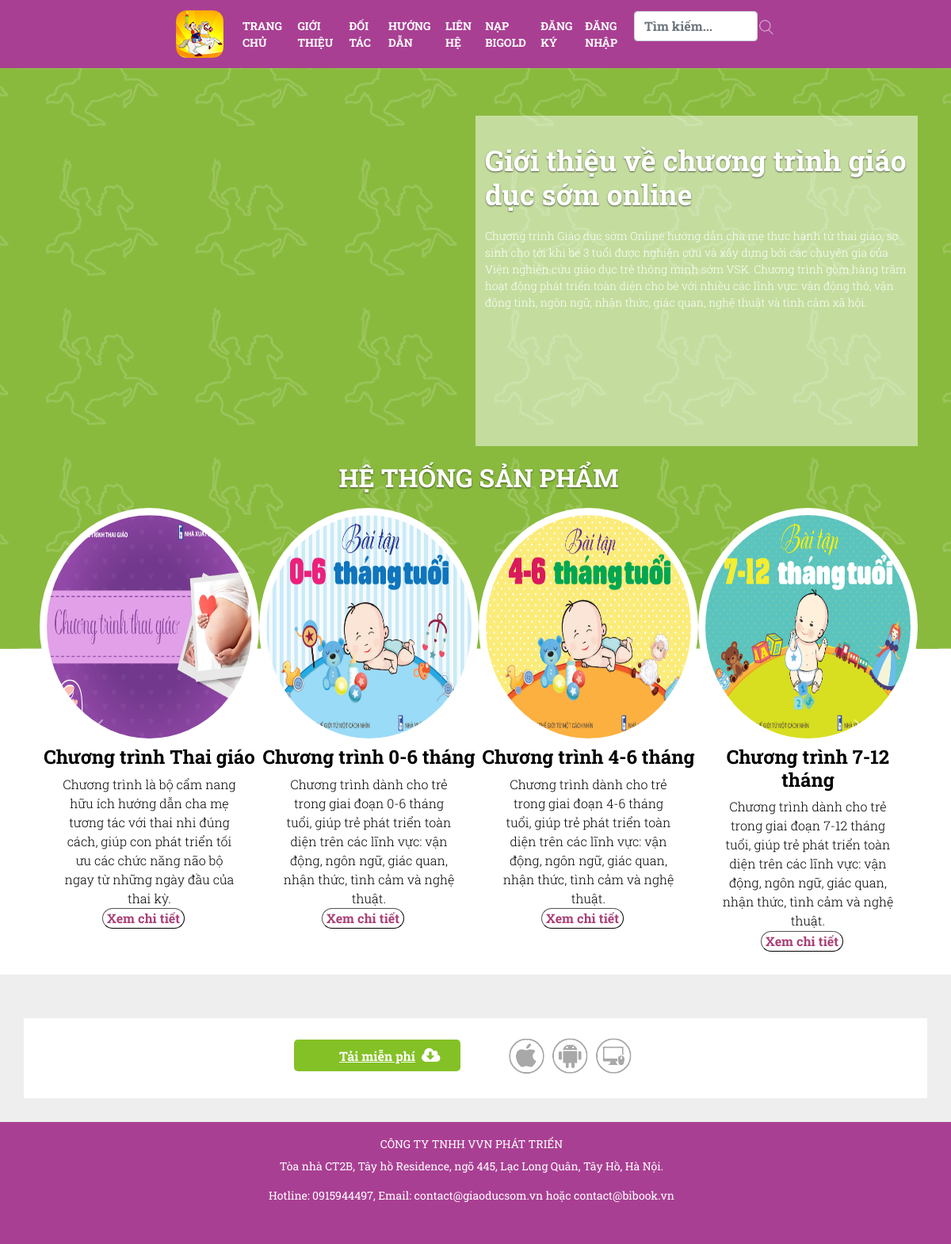
The page / on the database its author committed.
### tables this page shows
CREATE TABLE `tbl_course` (
  `id_course` int(10) UNSIGNED NOT NULL,
  `course_name` varchar(250) NOT NULL,
  `description` text NOT NULL,
  `price` float NOT NULL,
  `image` varchar(255) NOT NULL
);

### carousel.php (the view)
<div class="container" id="section3">
    <h2>HỆ THỐNG SẢN PHẨM</h2>
    <div class="row mx-auto my-auto justify-content-center">
        <div id="myCarousel" class="carousel multi-item-carousel slide " data-ride="carousel">
            <div class="carousel-inner " role="listbox">
                <?php
                    $sql = "SELECT * FROM tbl_course";
                    $result = mysqli_query($conn,$sql);
                    if(mysqli_num_rows($result)>0){
                        while ($row = mysqli_fetch_assoc($result)) {
                            if ($row['id_course'] == 1) {
                ?>
                <div class="carousel-item active" data-interval="500">
                    <div class="col col-md-3 mx-auto d-block">
                        <a id="carousel-item" href="/chuongtrinh/#">
                            <img src="images/thai-giao.jpg" class="img-thumbnail rounded-circle border border-5 border-white" style="width:300px;height:300px;">
                            <h4>Chương trình Thai giáo</h4>
                            <p>
                                Chương trình là bộ cẩm nang hữu ích hướng dẫn cha mẹ tương tác với thai nhi đúng cách, giúp con phát triển tối ưu các chức năng não bộ ngay từ những ngày đầu của thai kỳ.
                            </p>
                            <button onclick="location.href='chuongtrinh/#'">Xem chi tiết</button>
                        </a>
                    </div>
                </div>
                <?php
                }else{ ?>
                <div class="carousel-item " data-interval="500">
                    <div class="col col-md-3">
                        <a id="carousel-item" href="course.php?id=<?php echo $row['id_course']; ?>">
                            <img src="images/<?php echo $row['image']; ?>" class="img-thumbnail rounded-circle border border-5 border-white"  style="width:300px;height:300px;">
                            <h4><?php echo $row['course_name']; ?></h4>
                            <p>
                                <?php echo $row['description']; ?>
                            </p>
                            <button onclick="location.href='couse.php?id=<?php echo $row['id_course']; ?>'" class="align-middle">Xem chi tiết</button>
                        </a>
                    </div>
                </div>
                <?php
                            }
                        }
                    }
                ?>
            </div>
           <a class="carousel-control-prev bg-transparent w-aut text-success"  href="#myCarousel" role="button" data-bs-slide="prev">
                <span class="carousel-control-prev-icon" aria-hidden="true"></span>
            </a>
            <a class="carousel-control-next bg-transparent w-aut text-success" href="#myCarousel" role="button" data-bs-slide="next">
                <span class="carousel-control-next-icon" aria-hidden="true"></span>
            </a>
        </div>
    </div>
    <br>
</div>

### navbar.php (shortened to what this page needs)
<!DOCTYPE html>
<html lang="en">
<head>
	<link href="https://cdn.jsdelivr.net/npm/bootstrap@5.1.0/dist/css/bootstrap.min.css" rel="stylesheet">
	<link rel="stylesheet" type="text/css" href="css/style.css">
</head>
<body>
	<nav class="navbar navbar-expand-lg navbar-light" id="section1">
  		<div class="container-fluid">
    		<a class="navbar-brand" href="#"><img src="images/logo.png" alt="Giáo dục sớm Logo" class="img-responsive"></a>
    		<div class="collapse navbar-collapse" id="navbarSupportedContent">
      			<ul class="navbar-nav  me-auto mb-2 mb-lg-0">
        			<li class="nav-item" id="nav-el1">
          				<a class="nav-link active" aria-current="page" href="#" id="nav-link">TRANG CHỦ</a>
        			</li>
        			<li class="nav-item">
          				<a class="nav-link active" aria-current="page" href="subweb/gioithieu.php" id="nav-link">GIỚI THIỆU</a>
        			</li>
			        <li class="nav-item">
          				<a class="nav-link active" aria-current="page" href="#" id="nav-link">ĐỐI TÁC</a>
        			</li>
			        <li class="nav-item">
          				<a class="nav-link active" aria-current="page" href="#" id="nav-link">HƯỚNG DẪN</a>
        			</li>
        			<li class="nav-item">
          				<a class="nav-link active" aria-current="page" href="#" id="nav-link">LIÊN HỆ</a>
        			</li>
        			<li class="nav-item">
          				<a class="nav-link active" aria-current="page" href="#" id="nav-link">NẠP BIGOLD</a>
        			</li>
      			</ul>
      			<ul class="navbar-nav navbar-right" id="nav-el2">
              <?php
                if(isset($_SESSION['logged_in'])){
              ?>
              <li class="nav-link active" id="nav-link">Xin chào <?php echo $_SESSION['username']?></li>
                  <li class="nav-item">
                  <a class="nav-link active" aria-current="page" href="logout.php" id="nav-link">Logout</a>
              </li>
              <?php
                }else{
              ?>
                   <li class="nav-item">
                  <a class="nav-link active" aria-current="page" href="register.php" id="nav-link">ĐĂNG KÝ</a>
              </li>
              <li class="nav-item">
                  <a class="nav-link active" aria-current="page" href="login.php" id="nav-link">ĐĂNG NHẬP</a>
              </li>
              <?php
                }
              ?>
	        		<li>
						<form class="d-flex justify-content-end">
							<input class="form-control" type="search" name="search" placeholder="Tìm kiếm..." aria-label="Search">
							<button class="btn" type="submit" name="submit" value="Search"><img src="images/search.png" alt="Tìm kiếm"></button>
				    	</form>
					</li>
      			</ul>
    		</div>
  		</div>
	</nav>

### index.php (shortened to what this page needs)
<?php
    include('admin/connection.php');
	include("navbar.php")
?>
	<div class="row" id="section2">
		<section>
			<div class="container">
				<div class="row" style="margin-bottom:60px">
					<div class="col-md-6 col-sm-6 col-xs-12" style="margin-top:60px;" id="section2-el1">
							 <iframe src="https://www.youtube.com/embed/FJnuc4d8rX4" frameborder="0" allowfullscreen></iframe>
					</div>
					<div class="col-md-6 col-sm-6 col-xs-12" style="margin-top:60px;" id="section2-el2">
							<h1>Giới thiệu về chương trình giáo dục sớm online</h1>
							<p>Chương trình Giáo dục sớm Online hướng dẫn cha mẹ thực hành từ thai giáo, sơ sinh cho tới khi bé 3 tuổi được nghiên cứu và xây dựng bởi các chuyên gia của Viện nghiên cứu giáo dục trẻ thông minh sớm VSK. Chương trình gồm hàng trăm hoạt động phát triển toàn diện cho bé với nhiều các lĩnh vực: vận động thô, vận động tinh, ngôn ngữ, nhận thức, giác quan, nghệ thuật và tình cảm xã hội.</p>
					</div>
				</div>
			</div>
		</section>
		</div>
<?php
	include("carousel.php")
?>
<div class="row" id="sec4">
	<div class="" id="">
		<div class="container bg-white">
			<div class="col-md-12 col-md-offset-2 col-sm-12 col-xs-12" id="total-el">
					<div class="row">
						<div id="download-app-section">
							<div class="col-md-6 col-sm-6 col-xs-12" id="sec4-el1">
								<a href="#">Tải miễn phí <img src="images/down.png" class="img-responsive"></a>
							</div>
							<div class="col-md-6 col-sm-6 col-xs-12" id="sec4-el2">
								<ul>
									<li><a href="https://itunes.apple.com/vn/app/giáo-dục-sớm/id1020522126?mt=8"><img src="images/apple.png" class="img-responsive"></a></li>
									<li><a href="https://play.google.com/store/apps/details?id=vn.giaoducsom"><img src="images/android.png" class="img-responsive"></a></li>
									<li><a href="/"><img src="images/monitor.png" class="img-responsive"></a></li>
								</ul>
							</div>
						</div>
					</div>
				</div>
		</div>
	</div>
</div>
<?php
	include("footer.php")
?>

### footer.php (shortened to what this page needs)
	<div class="row" id="sec5" style="background-color:#a93f93">
			<footer style="text-align:center;padding-top:10px">
				<h5 style="color:#fff;">CÔNG TY TNHH VVN PHÁT TRIỂN</h5>
				<p style="color:#fff;">Tòa nhà CT2B, Tây hồ Residence, ngõ 445, Lạc Long Quân, Tây Hồ, Hà Nội.</p>
				<p style="color:#fff;">Hotline: 0915944497, Email: contact@giaoducsom.vn hoặc contact@bibook.vn</p>
			</footer>
		</div>
</body>
</html>

### css/style.css (style rules this page uses)
* { margin: 0 0; padding: 0 0; font-family: webfontb, Arial, Helvetica, sans-serif; }
#section1 { background: #a93f93; }
.container-fluid { width: 65%; margin: auto; }
.img-responsive { margin: auto; }
.navbar-light .navbar-nav .nav-link.active, .navbar-light .navbar-nav .show>.nav-link { color: white; text-decoration: none; font-family: webfontb; font-size: 14px; }
.btn { padding: 1%; border: none; font-size: 1rem; border-radius: 5px; }
#section2 { background-image: url("../images/background-232.jpg"); background-size:cover; background-position: center center; padding-bottom: 196px; }
iframe { width:100% ; height:320px; padding: 10px; }
#section2-el2 { background-image:url("../images/bg-el2.png"); padding-bottom: 155px; }
#section2-el2 h1 { margin-top: 35px; margin-bottom:20px; color: #fff; font-family: webfontb; font-size: 36px; text-shadow: 0 1px 2px rgba(0,0,0,.6); }
#section2-el2 p { font-family: webfontl; font-size: 14px; color: #fff; }
#section3 { margin-top:-235px; padding-left:8px !important; padding-right:0px !important; }
#section3 h2 { text-align: center; font-family: webfontb; color: #fff; text-shadow: 0 1px 2px rgba(0,0,0,.6); padding-bottom:10px; }
#section3 h4 { text-align: center; color:#000; font-family: webfontb; }
#section3 p { text-align: center; width: 80%; margin: 0 auto; color:#000; font-family: webfontl; }
#section3 button { margin-top:0px; color:#a93f76; border-radius:15px; box-shadow: unset; padding-left:5px; padding-right: 5px; background-color: #fff; border-width: 1px; }
#total-el { background-color: #fff; padding-top:20px; padding-bottom: 20px; margin-top:55px; }
#sec4 { background-color: #eeeeee; margin-top:5px; padding-bottom:30px; }
#sec4 ul { list-style:none; width:100%; height: 40px; margin-left:auto; margin-right:auto; margin-top:5px; }
#sec4 ul li { float:left; margin-left:10px; }
#download-app-section { max-width: 520px; margin: auto; display:flex; }
#sec4-el1>a { background-color: #84c126; color:#fff; font-family: webfontb; position: relative; border-radius: 5px; height: 40px; display: block; margin:auto; width: 210px; line-height: 41px; text-align: center; }
#sec4-el1 { margin-top:7px; }
#sec4-el1>a>img { position: absolute; top:10px; left: 160px; }
#sec5 { text-align:center; padding: 10px 10px 35px 0; }
#sec5 h5 { font-family: webfont !important; font-size: 14px; }
#sec5 p { font-family: webfont !important; font-size: 14px; }
@media (max-width: 1920px) { #section3 button { margin-left: 30%; margin-right: 30%; } }
@media (max-width: 1281px) { #section3 button { margin-left: 79px; margin-right: 79px; } }
#carousel-item { background-color: transparent !important; text-decoration: none; }
.carousel-inner .carousel-item.active, .carousel-inner .carousel-item-next, .carousel-inner .carousel-item-prev { display: flex; }

### rows shown on the page
tbl_course: image (picture), course_name "Chương trình 0-6 tháng", description "Chương trình dành cho trẻ trong giai đoạn 0-6 tháng tuổi, giúp trẻ phát triển toàn diện trên các lĩnh vực: vận động, ngôn ngữ, giác quan, nhận thức, tình cảm và nghệ thuật."
tbl_course: image (picture), course_name "Chương trình 4-6 tháng", description "Chương trình dành cho trẻ trong giai đoạn 4-6 tháng tuổi, giúp trẻ phát triển toàn diện trên các lĩnh vực: vận động, ngôn ngữ, giác quan, nhận thức, tình cảm và nghệ thuật."
tbl_course: image (picture), course_name "Chương trình 7-12 tháng", description "Chương trình dành cho trẻ trong giai đoạn 7-12 tháng tuổi, giúp trẻ phát triển toàn diện trên các lĩnh vực: vận động, ngôn ngữ, giác quan, nhận thức, tình cảm và nghệ thuật."
